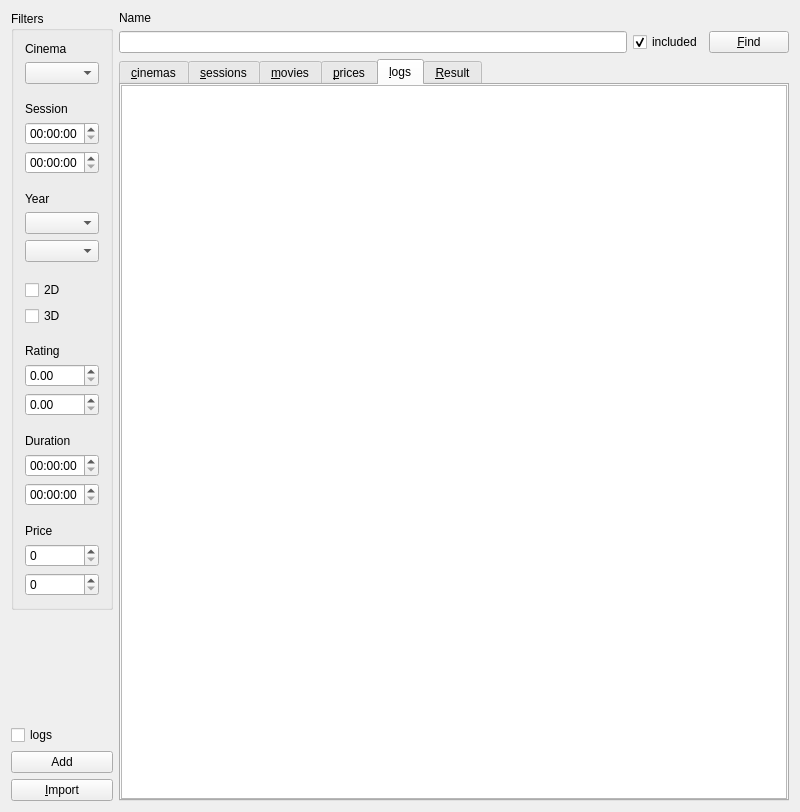
<?xml version="1.0" encoding="UTF-8"?>
<ui version="4.0">
 <class>MainWindow</class>
 <widget class="QMainWindow" name="MainWindow">
  <property name="geometry">
   <rect>
    <x>0</x>
    <y>0</y>
    <width>800</width>
    <height>812</height>
   </rect>
  </property>
  <property name="windowTitle">
   <string>lab3</string>
  </property>
  <widget class="QWidget" name="centralWidget">
   <layout class="QHBoxLayout" name="horizontalLayout_2">
    <item>
     <layout class="QHBoxLayout" name="horizontalLayout">
      <item>
       <layout class="QVBoxLayout" name="verticalLayout_4">
        <item>
         <widget class="QGroupBox" name="Filter">
          <property name="title">
           <string>Filters</string>
          </property>
          <layout class="QVBoxLayout" name="verticalLayout_3">
           <item>
            <layout class="QVBoxLayout" name="verticalLayout_2">
             <item>
              <widget class="QLabel" name="label_2">
               <property name="text">
                <string>Cinema</string>
               </property>
              </widget>
             </item>
             <item>
              <widget class="QComboBox" name="cinemasBox"/>
             </item>
             <item>
              <spacer name="verticalSpacer_2">
               <property name="orientation">
                <enum>Qt::Vertical</enum>
               </property>
               <property name="sizeType">
                <enum>QSizePolicy::Minimum</enum>
               </property>
               <property name="sizeHint" stdset="0">
                <size>
                 <width>6</width>
                 <height>12</height>
                </size>
               </property>
              </spacer>
             </item>
             <item>
              <widget class="QLabel" name="label_3">
               <property name="text">
                <string>Session</string>
               </property>
              </widget>
             </item>
             <item>
              <widget class="QTimeEdit" name="sessionsMinTime"/>
             </item>
             <item>
              <widget class="QTimeEdit" name="sessionsMaxTime"/>
             </item>
             <item>
              <spacer name="verticalSpacer_3">
               <property name="orientation">
                <enum>Qt::Vertical</enum>
               </property>
               <property name="sizeType">
                <enum>QSizePolicy::Minimum</enum>
               </property>
               <property name="sizeHint" stdset="0">
                <size>
                 <width>6</width>
                 <height>12</height>
                </size>
               </property>
              </spacer>
             </item>
             <item>
              <widget class="QLabel" name="label_4">
               <property name="text">
                <string>Year</string>
               </property>
              </widget>
             </item>
             <item>
              <widget class="QComboBox" name="yearMinBox"/>
             </item>
             <item>
              <widget class="QComboBox" name="yearMaxBox"/>
             </item>
             <item>
              <spacer name="verticalSpacer_4">
               <property name="orientation">
                <enum>Qt::Vertical</enum>
               </property>
               <property name="sizeType">
                <enum>QSizePolicy::Minimum</enum>
               </property>
               <property name="sizeHint" stdset="0">
                <size>
                 <width>6</width>
                 <height>12</height>
                </size>
               </property>
              </spacer>
             </item>
             <item>
              <widget class="QCheckBox" name="check2DBox">
               <property name="text">
                <string>2D</string>
               </property>
              </widget>
             </item>
             <item>
              <widget class="QCheckBox" name="check3DBox">
               <property name="text">
                <string>3D</string>
               </property>
              </widget>
             </item>
             <item>
              <spacer name="verticalSpacer_5">
               <property name="orientation">
                <enum>Qt::Vertical</enum>
               </property>
               <property name="sizeType">
                <enum>QSizePolicy::Minimum</enum>
               </property>
               <property name="sizeHint" stdset="0">
                <size>
                 <width>6</width>
                 <height>12</height>
                </size>
               </property>
              </spacer>
             </item>
             <item>
              <widget class="QLabel" name="label_5">
               <property name="text">
                <string>Rating</string>
               </property>
              </widget>
             </item>
             <item>
              <widget class="QDoubleSpinBox" name="ratingMinBox">
               <property name="maximum">
                <double>10.000000000000000</double>
               </property>
              </widget>
             </item>
             <item>
              <widget class="QDoubleSpinBox" name="ratingMaxBox">
               <property name="maximum">
                <double>10.000000000000000</double>
               </property>
              </widget>
             </item>
             <item>
              <spacer name="verticalSpacer_6">
               <property name="orientation">
                <enum>Qt::Vertical</enum>
               </property>
               <property name="sizeType">
                <enum>QSizePolicy::Minimum</enum>
               </property>
               <property name="sizeHint" stdset="0">
                <size>
                 <width>6</width>
                 <height>12</height>
                </size>
               </property>
              </spacer>
             </item>
             <item>
              <widget class="QLabel" name="label_6">
               <property name="text">
                <string>Duration</string>
               </property>
              </widget>
             </item>
             <item>
              <widget class="QTimeEdit" name="durationMinTime">
               <property name="calendarPopup">
                <bool>false</bool>
               </property>
              </widget>
             </item>
             <item>
              <widget class="QTimeEdit" name="durationMaxTime"/>
             </item>
             <item>
              <spacer name="verticalSpacer_7">
               <property name="orientation">
                <enum>Qt::Vertical</enum>
               </property>
               <property name="sizeType">
                <enum>QSizePolicy::Minimum</enum>
               </property>
               <property name="sizeHint" stdset="0">
                <size>
                 <width>6</width>
                 <height>12</height>
                </size>
               </property>
              </spacer>
             </item>
             <item>
              <widget class="QLabel" name="label_7">
               <property name="text">
                <string>Price</string>
               </property>
              </widget>
             </item>
             <item>
              <widget class="QSpinBox" name="priceMinBox">
               <property name="maximum">
                <number>99999</number>
               </property>
              </widget>
             </item>
             <item>
              <widget class="QSpinBox" name="priceMaxBox">
               <property name="maximum">
                <number>99999</number>
               </property>
              </widget>
             </item>
            </layout>
           </item>
          </layout>
         </widget>
        </item>
        <item>
         <spacer name="verticalSpacer">
          <property name="orientation">
           <enum>Qt::Vertical</enum>
          </property>
          <property name="sizeHint" stdset="0">
           <size>
            <width>20</width>
            <height>40</height>
           </size>
          </property>
         </spacer>
        </item>
        <item>
         <widget class="QCheckBox" name="logsBox">
          <property name="text">
           <string>logs</string>
          </property>
         </widget>
        </item>
        <item>
         <widget class="QPushButton" name="addButton">
          <property name="text">
           <string>Add</string>
          </property>
         </widget>
        </item>
        <item>
         <widget class="QPushButton" name="importButton">
          <property name="text">
           <string>&amp;Import</string>
          </property>
         </widget>
        </item>
       </layout>
      </item>
      <item>
       <layout class="QVBoxLayout" name="verticalLayout">
        <property name="sizeConstraint">
         <enum>QLayout::SetDefaultConstraint</enum>
        </property>
        <item>
         <widget class="QLabel" name="label">
          <property name="text">
           <string>Name</string>
          </property>
         </widget>
        </item>
        <item>
         <layout class="QHBoxLayout" name="horizontalLayout_3">
          <item>
           <widget class="QLineEdit" name="findField"/>
          </item>
          <item>
           <widget class="QCheckBox" name="fullTextBox">
            <property name="text">
             <string>included</string>
            </property>
            <property name="checked">
             <bool>true</bool>
            </property>
           </widget>
          </item>
          <item>
           <widget class="QPushButton" name="findButton">
            <property name="text">
             <string>&amp;Find</string>
            </property>
           </widget>
          </item>
         </layout>
        </item>
        <item>
         <widget class="QTabWidget" name="tabWidget">
          <property name="enabled">
           <bool>true</bool>
          </property>
          <property name="layoutDirection">
           <enum>Qt::LeftToRight</enum>
          </property>
          <property name="currentIndex">
           <number>4</number>
          </property>
          <widget class="QWidget" name="tab_2">
           <attribute name="title">
            <string>&amp;cinemas</string>
           </attribute>
           <layout class="QHBoxLayout" name="horizontalLayout_5">
            <property name="spacing">
             <number>0</number>
            </property>
            <property name="leftMargin">
             <number>0</number>
            </property>
            <property name="topMargin">
             <number>0</number>
            </property>
            <property name="rightMargin">
             <number>0</number>
            </property>
            <property name="bottomMargin">
             <number>0</number>
            </property>
            <item>
             <widget class="QTableView" name="cinemasView">
              <property name="sizePolicy">
               <sizepolicy hsizetype="Expanding" vsizetype="Expanding">
                <horstretch>0</horstretch>
                <verstretch>0</verstretch>
               </sizepolicy>
              </property>
              <property name="showGrid">
               <bool>true</bool>
              </property>
              <attribute name="horizontalHeaderCascadingSectionResizes">
               <bool>false</bool>
              </attribute>
              <attribute name="verticalHeaderCascadingSectionResizes">
               <bool>false</bool>
              </attribute>
             </widget>
            </item>
           </layout>
          </widget>
          <widget class="QWidget" name="tab_3">
           <attribute name="title">
            <string>&amp;sessions</string>
           </attribute>
           <layout class="QHBoxLayout" name="horizontalLayout_6">
            <property name="spacing">
             <number>0</number>
            </property>
            <property name="leftMargin">
             <number>0</number>
            </property>
            <property name="topMargin">
             <number>0</number>
            </property>
            <property name="rightMargin">
             <number>0</number>
            </property>
            <property name="bottomMargin">
             <number>0</number>
            </property>
            <item>
             <widget class="QTableView" name="sessionsView"/>
            </item>
           </layout>
          </widget>
          <widget class="QWidget" name="tab_4">
           <attribute name="title">
            <string>&amp;movies</string>
           </attribute>
           <layout class="QHBoxLayout" name="horizontalLayout_7">
            <property name="spacing">
             <number>0</number>
            </property>
            <property name="leftMargin">
             <number>0</number>
            </property>
            <property name="topMargin">
             <number>0</number>
            </property>
            <property name="rightMargin">
             <number>0</number>
            </property>
            <property name="bottomMargin">
             <number>0</number>
            </property>
            <item>
             <widget class="QTableView" name="moviesView"/>
            </item>
           </layout>
          </widget>
          <widget class="QWidget" name="tab_5">
           <attribute name="title">
            <string>&amp;prices</string>
           </attribute>
           <layout class="QHBoxLayout" name="horizontalLayout_8">
            <property name="spacing">
             <number>0</number>
            </property>
            <property name="leftMargin">
             <number>0</number>
            </property>
            <property name="topMargin">
             <number>0</number>
            </property>
            <property name="rightMargin">
             <number>0</number>
            </property>
            <property name="bottomMargin">
             <number>0</number>
            </property>
            <item>
             <widget class="QTableView" name="pricesView"/>
            </item>
           </layout>
          </widget>
          <widget class="QWidget" name="tab_6">
           <attribute name="title">
            <string>&amp;logs</string>
           </attribute>
           <layout class="QHBoxLayout" name="horizontalLayout_4">
            <property name="spacing">
             <number>0</number>
            </property>
            <property name="leftMargin">
             <number>0</number>
            </property>
            <property name="topMargin">
             <number>0</number>
            </property>
            <property name="rightMargin">
             <number>0</number>
            </property>
            <property name="bottomMargin">
             <number>0</number>
            </property>
            <item>
             <widget class="QTableView" name="logsView"/>
            </item>
           </layout>
          </widget>
          <widget class="QWidget" name="tab">
           <property name="enabled">
            <bool>true</bool>
           </property>
           <attribute name="title">
            <string>&amp;Result</string>
           </attribute>
           <layout class="QHBoxLayout" name="horizontalLayout_9">
            <property name="spacing">
             <number>0</number>
            </property>
            <property name="leftMargin">
             <number>0</number>
            </property>
            <property name="topMargin">
             <number>0</number>
            </property>
            <property name="rightMargin">
             <number>0</number>
            </property>
            <property name="bottomMargin">
             <number>0</number>
            </property>
            <item>
             <widget class="QTableView" name="ResultView"/>
            </item>
           </layout>
          </widget>
         </widget>
        </item>
       </layout>
      </item>
     </layout>
    </item>
   </layout>
  </widget>
 </widget>
 <layoutdefault spacing="6" margin="11"/>
 <resources/>
 <connections>
  <connection>
   <sender>findField</sender>
   <signal>returnPressed()</signal>
   <receiver>findButton</receiver>
   <slot>animateClick()</slot>
   <hints>
    <hint type="sourcelabel">
     <x>416</x>
     <y>47</y>
    </hint>
    <hint type="destinationlabel">
     <x>747</x>
     <y>47</y>
    </hint>
   </hints>
  </connection>
 </connections>
</ui>
